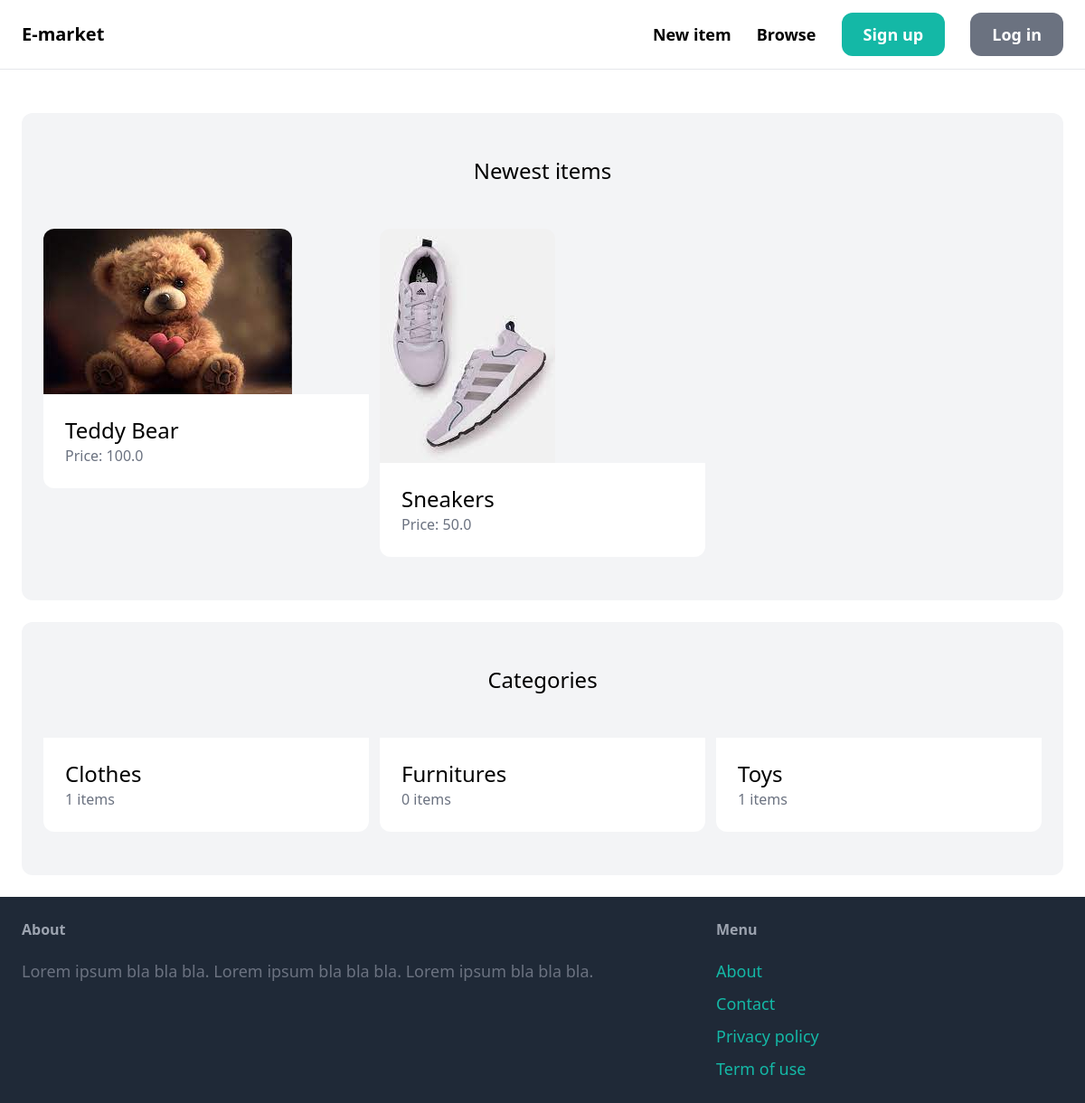
/core/, run on an earlier commit of the app's database.
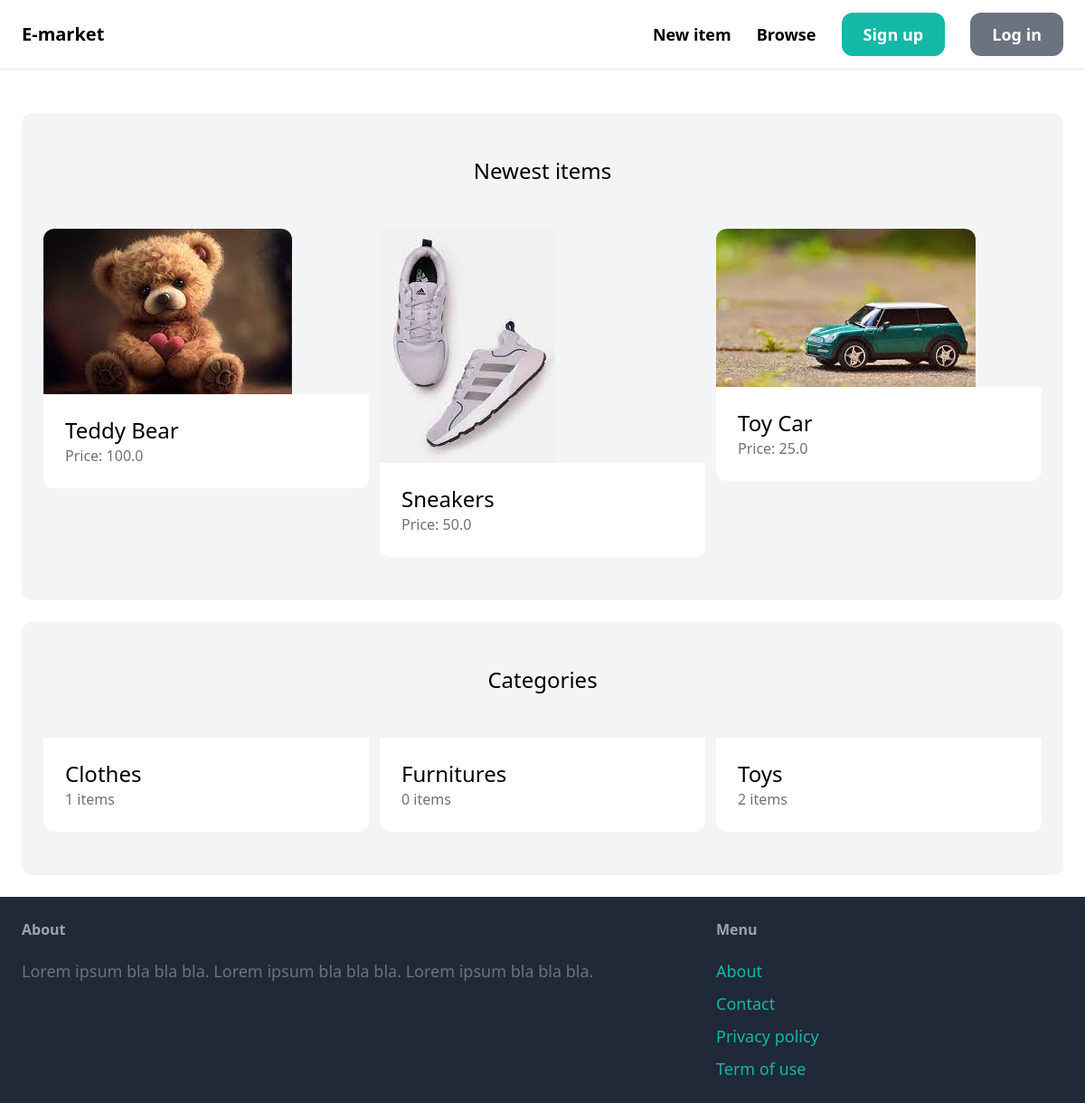
And on a later commit of the database.
### item/models.py (models this page shows, shortened)
class Item(models.Model):
    category = models.ForeignKey(CategoryModel, related_name='items', on_delete=models.CASCADE)
    name = models.CharField(max_length=255)
    description = models.TextField(blank=True,null=True)
    price = models.FloatField()
    image = models.ImageField(upload_to='item_images', blank=True, null=True)
    is_sold = models.BooleanField(default=False)
    created_by = models.ForeignKey(User,related_name='items',on_delete=models.CASCADE)
    created_at = models.DateField(auto_now_add=True)
    class Meta:
        verbose_name_plural = 'Items'

class CategoryModel(models.Model):
    name = models.CharField(max_length=255)
    class Meta:
        ordering = ('name',)
        verbose_name_plural = 'Categories'

### core/views.py (the view)
# urls.py: path('', views.index, name='index'),
def index(request):
    items = Item.objects.filter(is_sold = False)[0:6]
    category = CategoryModel.objects.all()
    return render(request, 'core/index.html',{
        'categories':category,
        'items':items,
    })

### core/templates/core/index.html (shortened to what this page needs)
{% extends 'core/base.html' %}
{% block content %}
<div class="mt-6 px-6 py-12 bg-gray-100 rounded-xl">
    <h2 class="mb-12 text-2xl text-center">Newest items</h2>
    <div class="grid grid-cols-3 gap-3">
        {% for item in items %}
            <div>
                <a href="{% url 'item:detail' item.id %}">
                    <div>
                        <img src="{{ item.image.url }}" class="rounded-t-xl">
                    </div>
                    <div class="p-6 bg-white rounded-b-xl">
                        <h2 class="text-2xl">{{ item.name }}</h2>
                        <p class="text-gray-500">Price: {{ item.price }}</p>
                    </div>
                </a>
            </div>
        {% endfor %}
    </div>
</div>
<div class="mt-6 px-6 py-12 bg-gray-100 rounded-xl">
    <h2 class="mb-12 text-2xl text-center">Categories</h2>
    <div class="grid grid-cols-3 gap-3">
        {% for category in categories %}
            <div>
                <a href="#">
                    <div class="p-6 bg-white rounded-b-xl">
                        <h2 class="text-2xl">{{ category.name }}</h2>
                        <p class="text-gray-500">{{ category.items.count }} items</p>
                    </div>
                </a>
            </div>
        {% endfor %}
    </div>
</div>
{% endblock content %}

### core/templates/core/base.html (shortened to what this page needs)
<!DOCTYPE html>
<html lang="en">
<head>
    <script src="https://cdn.tailwindcss.com"></script>
</head>
<body>
    <nav class="py-6 px-6 flex justify-between items-center border-b border-gray-200">
        <a href="/" class="text-xl font-semibold">E-market</a>
        <div class="space-x-6">
            <a href="#" class="text-lg font-semibold hover:text-gray-500">New item</a>
            <a href="#" class="text-lg font-semibold hover:text-gray-500">Browse</a>
            {% if request.user.is_authenticated %}
            <a href="" class="px-6 py-3 text-lg font-semibold bg-teal-500 text-white rounded-xl hover:bg-teal-700">Inbox</a>
            <a href="" class="px-6 py-3 text-lg font-semibold bg-gray-500 text-white rounded-xl hover:bg-gray-700">Dashboard</a>
            {% else %}
            <a href="{% url 'core:signup' %}" class="px-6 py-3 text-lg font-semibold bg-teal-500 text-white rounded-xl hover:bg-teal-700">Sign up</a>
            <a href="{% url 'core:login' %}" class="px-6 py-3 text-lg font-semibold bg-gray-500 text-white rounded-xl hover:bg-gray-700">Log in</a>
            {% endif %}
        </div>
    </nav>
    <div class="px-6 py-6">
        {% block content %}
        {% endblock content %}
    </div>
    <footer class="py-6 px-6 flex justify-between bg-gray-800">
        <div class="w-2/3 pr-10">
            <h3 class="mb-5 font-semibold text-gray-400">About</h3>
            <p class="text-lg text-gray-500">Lorem ipsum bla bla bla. Lorem ipsum bla bla bla. Lorem ipsum bla bla bla.</p>
        </div>
        <div class="w-1/3">
            <h3 class="mb-5 font-semibold text-gray-400">Menu</h3>
            <ul class="space-y-2">
                <li><a href="#" class="text-lg text-teal-500 hover:text-teal-700">About</a></li>
                <li><a href="{% url 'core:contact' %}" class="text-lg text-teal-500 hover:text-teal-700">Contact</a></li>
                <li><a href="#" class="text-lg text-teal-500 hover:text-teal-700">Privacy policy</a></li>
                <li><a href="#" class="text-lg text-teal-500 hover:text-teal-700">Term of use</a></li>
            </ul>
        </div>
    </footer>
</body>
</html>

What changed in the data, as far as the page shows it:
added Item: image (picture), name "Toy Car", price "25.0"
computed for CategoryModel "Toys": items.count "1" → "2"
